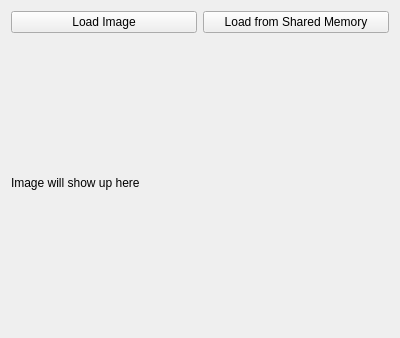
<?xml version="1.0" encoding="UTF-8"?>
<ui version="4.0">
 <class>Widget</class>
 <widget class="QWidget" name="Widget">
  <property name="geometry">
   <rect>
    <x>0</x>
    <y>0</y>
    <width>400</width>
    <height>338</height>
   </rect>
  </property>
  <property name="windowTitle">
   <string>Widget</string>
  </property>
  <layout class="QVBoxLayout" name="verticalLayout">
   <item>
    <layout class="QHBoxLayout" name="horizontalLayout">
     <item>
      <widget class="QPushButton" name="loadImageButton">
       <property name="sizePolicy">
        <sizepolicy hsizetype="Minimum" vsizetype="Fixed">
         <horstretch>0</horstretch>
         <verstretch>0</verstretch>
        </sizepolicy>
       </property>
       <property name="text">
        <string>Load Image</string>
       </property>
      </widget>
     </item>
     <item>
      <widget class="QPushButton" name="loadShareMemoryButton">
       <property name="text">
        <string>Load from Shared Memory</string>
       </property>
      </widget>
     </item>
    </layout>
   </item>
   <item>
    <widget class="QLabel" name="imageLabel">
     <property name="text">
      <string>Image will show up here</string>
     </property>
    </widget>
   </item>
  </layout>
 </widget>
 <layoutdefault spacing="6" margin="11"/>
 <resources/>
 <connections/>
</ui>
